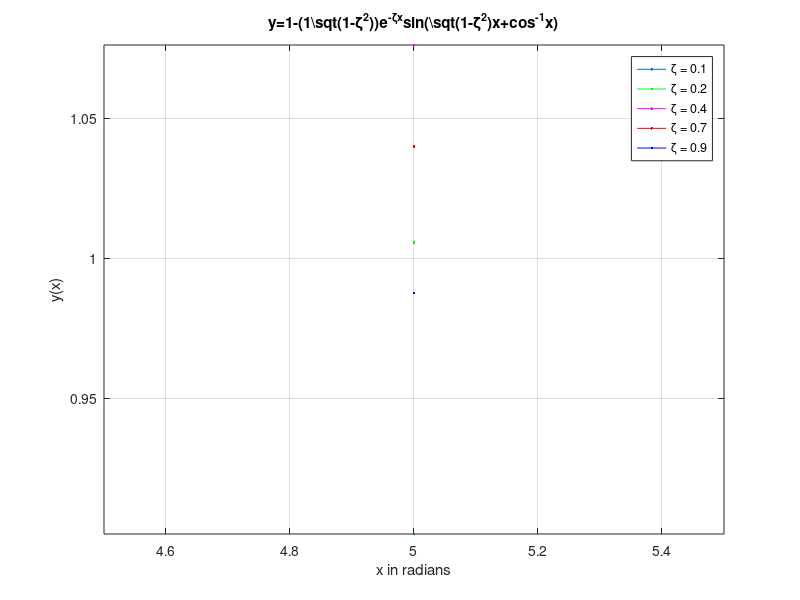

The MATLAB source for this figure:
% Anthony Sevarino
% CET 3464 - Summer 2024
% Professor Massod Ejaz
% Matlab Homework 3
% Exercise 20
%---------------------------------------
x = input('Enter a vector x that represents the range (x-axis) over which plots will be created: ');
z = [0.1 0.2 0.4 0.7 0.9];

for i = 1:1:5
  y(i, :) = 1-(1/(sqrt(1-(z(i).^2)))).*e.^(-z(i).*x).*sin(sqrt(1-(z(i).^2)).*x+acos(z(i)))
end
  figure (1)
  plot(x, y(1, :), x, y(2, :), 'g', x, y(3, :), 'm', x, y(4, :), 'r', x, y(5, :), 'b'), xlabel('x in radians'), ylabel('y(x)'),
    title('y=1-(1\sqt(1-\zeta^2))e^-^\zeta^xsin(\sqt(1-\zeta^2)x+cos^-^1x)'), grid, legend('\zeta = 0.1','\zeta = 0.2','\zeta = 0.4','\zeta = 0.7','\zeta = 0.9'),
    axis('tight')
